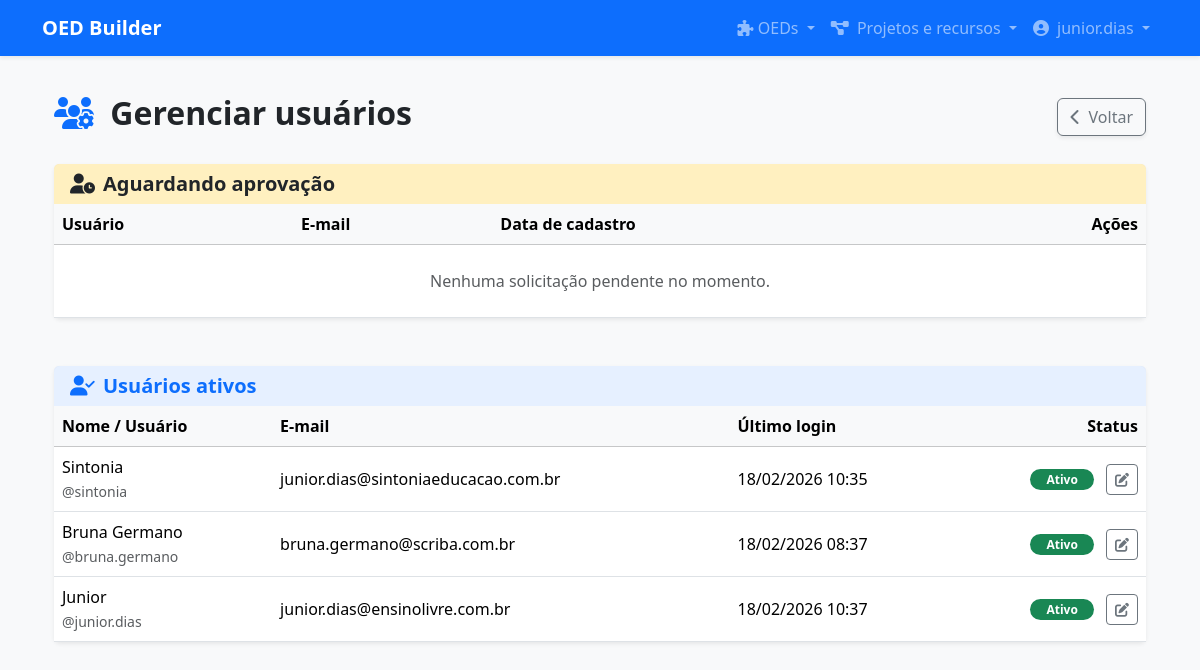
The app's page /accounts/gerenciar/todos/ (signed in) with its own data.
### usuarios/models.py (models this page shows, shortened)
class Usuario(AbstractUser):
    email = models.EmailField('E-mail', unique=True) # Torna o e-mail obrigatório e único
    aprovado = models.BooleanField('Aprovado pelo Coordenador', default=False)

### usuarios/views.py (the view)
# urls.py: path('gerenciar/todos/', views.UsuarioListarTodosView.as_view(), name='gerenciar_usuarios_todos'),
class UsuarioListarTodosView(ComumInternoRequiredMixin, TemplateView):
    template_name = 'usuario_gerenciamento_todos.html'
    def get_context_data(self, **kwargs):
        context = super().get_context_data(**kwargs)
        base = User.objects.exclude(groups__name='Administrador') \
                           .filter(is_superuser=False) \
                           .order_by('-date_joined')
        context['usuarios_ativos'] = base.filter(is_active=True)
        context['usuarios_pendentes'] = base.filter(is_active=False)
        return context

### usuarios/views.py (called while the page is built)
    def test_func(self):
        return (
            self.request.user.groups.filter(name='Coordenador').exists() or
            self.request.user.groups.filter(name='Comum interno').exists() or
            self.request.user.is_superuser
        )

### usuarios/templates/usuario_gerenciamento_todos.html (shortened to what this page needs)
{% extends "base.html" %}
{% block content %}
<div class="container mt-4">
    <div class="d-flex justify-content-between align-items-center mb-4">
        <h2 class="fw-bold"><i class="fas fa-users-cog me-2 text-primary"></i> Gerenciar usuários</h2>
        <a href="{% url 'configuracoes' %}" class="btn btn-outline-secondary shadow-sm">
            <i class="fas fa-chevron-left me-1"></i> Voltar
        </a>
    </div>
    <div class="card shadow-sm border-0 mb-5">
        <div class="card-header bg-warning bg-opacity-25 border-bottom-0">
            <h5 class="mb-0 text-dark fw-bold"><i class="fas fa-user-clock me-2"></i>Aguardando aprovação</h5>
        </div>
        <div class="table-responsive">
            <table class="table table-hover align-middle mb-0">
                <thead class="table-light">
                    <tr>
                        <th>Usuário</th>
                        <th>E-mail</th>
                        <th>Data de cadastro</th>
                        <th class="text-end">Ações</th>
                    </tr>
                </thead>
                <tbody>
                    {% for usuario in usuarios_pendentes %}
                    <tr>
                        <td><strong>{{ usuario.username }}</strong></td>
                        <td>{{ usuario.email }}</td>
                        <td>{{ usuario.date_joined|date:"d/m/Y H:i" }}</td>
                        <td class="text-end">
                            <a href="{% url 'aprovar_usuario' usuario.pk %}" class="btn btn-sm btn-success px-3">
                                <i class="fas fa-check me-1"></i> Analisar e aprovar
                            </a>
                        </td>
                    </tr>
                    {% empty %}
                    <tr>
                        <td colspan="4" class="text-center py-4 text-muted italic">Nenhuma solicitação pendente no momento.</td>
                    </tr>
                    {% endfor %}
                </tbody>
            </table>
        </div>
    </div>
    <div class="card shadow-sm border-0">
        <div class="card-header bg-primary bg-opacity-10 border-bottom-0">
            <h5 class="mb-0 text-primary fw-bold"><i class="fas fa-user-check me-2"></i>Usuários ativos</h5>
        </div>
        <div class="table-responsive">
            <table class="table table-hover align-middle mb-0">
                <thead class="table-light">
                    <tr>
                        <th>Nome / Usuário</th>
                        <th>E-mail</th>
                        <th>Último login</th>
                        <th class="text-end">Status</th>
                    </tr>
                </thead>
                <tbody>
                    {% for usuario in usuarios_ativos %}
                    <tr>
                        <td>
                            <div>{{ usuario.get_full_name|default:usuario.username }}</div>
                            <small class="text-muted">@{{ usuario.username }}</small>
                        </td>
                        <td>{{ usuario.email }}</td>
                        <td>{{ usuario.last_login|date:"d/m/Y H:i"|default:"---" }}</td>
                        <td class="text-end">
                            <span class="badge rounded-pill bg-success px-3">Ativo</span>
                            <a href="{% url 'aprovar_usuario' usuario.pk %}" class="btn btn-sm btn-outline-secondary ms-2" title="Editar Status">
                                <i class="fas fa-edit"></i>
                            </a>
                        </td>
                    </tr>
                    {% endfor %}
                </tbody>
            </table>
        </div>
    </div>
</div>
{% endblock %}

### core/templates/base.html (shortened to what this page needs)
{% load django_bootstrap5 %}
{% load static %}
<!DOCTYPE html>
<html lang="pt-br">
<head>
    {% bootstrap_css %}
    <link rel="stylesheet" href="{% static 'css/style.css' %}">
    <link rel="stylesheet" href="https://cdnjs.cloudflare.com/ajax/libs/font-awesome/6.5.1/css/all.min.css">
</head>
<body class="bg-light">
    <nav class="navbar navbar-expand-lg navbar-dark bg-primary fixed-top shadow-sm">
        <div class="container">
            <a class="navbar-brand fw-bold" href="{% url 'home' %}">OED Builder</a>
            <div class="collapse navbar-collapse" id="navbarNav">
                <ul class="navbar-nav ms-auto">
                    {% if request.user.is_authenticated %}
                    <li class="nav-item dropdown">
                        <a class="nav-link dropdown-toggle" href="#" id="navbarDropdownOeds" role="button"
                            data-bs-toggle="dropdown" aria-expanded="false">
                            <i class="fa fa-puzzle-piece" aria-hidden="true"></i> OEDs
                        </a>
                    </li>
                    <li class="nav-item dropdown">
                        <a class="nav-link dropdown-toggle" href="#" id="navbarDropdownProjetos" role="button"
                            data-bs-toggle="dropdown" aria-expanded="false">
                            <i class="fas fa-diagram-project me-1"></i> Projetos e recursos
                        </a>
                    </li>
                    <li class="nav-item dropdown">
                        <a class="nav-link dropdown-toggle" href="#" id="userDropdown" role="button"
                            data-bs-toggle="dropdown" aria-expanded="false">
                            <i class="fas fa-user-circle me-1"></i> {{ request.user.username }}
                        </a>
                    </li>
                    {% endif %}
                </ul>
            </div>
        </div>
    </nav>
    <main class="container">
        {% block content %}
        {% endblock %}
    </main>
</body>
</html>

### core/templates/base.html (style rules this page uses)
body { padding-top: 70px; }

### records on screen
Usuario: user.username "junior.dias", get_full_name "Junior", username "junior.dias", email "junior.dias@ensinolivre.com.br", last_login "18/02/2026 10:37"
Usuario: get_full_name "Sintonia", username "sintonia", email "junior.dias@sintoniaeducacao.com.br", last_login "18/02/2026 10:35"
Usuario: get_full_name "Bruna Germano", username "bruna.germano", email "bruna.germano@scriba.com.br", last_login "18/02/2026 08:37"
